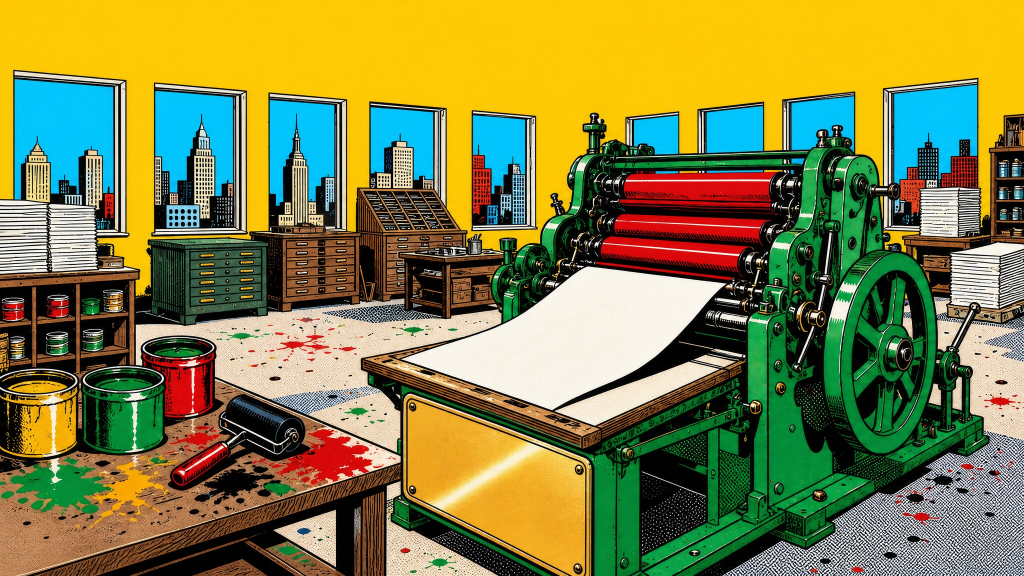
#> input picture ez/tools/concepts/worlds/comic/story/h/rounds6/img/p-brass2-16x9.jpg, 2048 x 1152 px, given in place of p-slate-9x16.jpg, which was not available (shown at 1/2 size)
$ python surf.py
#> lines starting #> are read from the running program, lines starting #| are printed output that depends on the picture; after the words box and inside, x2 and y2 are one past the last pixel; in counts of white or black regions, pixels touching at a corner belong together
#!/usr/bin/python3
# surf.py: measures the blank surface each plate carries for the tally (the slate's black, the brass plate's gold), in % of the plate.
# Writes surf.json {plate:[x,y,w,h]} (the inner face, inset from the frame/rim so the words never touch it).
import json,os
from collections import deque
import numpy as np
from PIL import Image
D=os.path.dirname(os.path.abspath(__file__))
def big(mask,reg):
  H,W=mask.shape;y0,y1,x0,x1=[int(v) for v in reg];seen=np.zeros_like(mask,bool);best=[]
  for y in range(y0,y1,2):
    for x in range(x0,x1,2):
      if mask[y,x] and not seen[y,x]:
        q=deque([(y,x)]);seen[y,x]=1;pts=[]
        while q:
          cy,cx=q.popleft();pts.append((cy,cx))
          for dy,dx in((1,0),(-1,0),(0,1),(0,-1)):
            ny,nx=cy+dy,cx+dx
            if 0<=ny<H and 0<=nx<W and mask[ny,nx] and not seen[ny,nx]:seen[ny,nx]=1;q.append((ny,nx))
        if len(pts)>len(best):best=pts
  a=np.array(best);ys,xs=a[:,0],a[:,1]
  # robust box: 3rd-97th percentile, so a stray thin arm of the region does not stretch it
  x0,x1=np.percentile(xs,[3,97]);y0,y1=np.percentile(ys,[3,97])
  return [float(round(100*x0/W,2)),float(round(100*y0/H,2)),float(round(100*(x1-x0)/W,2)),float(round(100*(y1-y0)/H,2))]
out={}
REG={'p-slate-9x16':(.6,.95,.4,1),'p-slate-16x9':(.45,.95,.12,.48),'p-brass2-9x16':(.6,.95,.25,.7),'p-brass2-16x9':(.55,1,.35,.7)}
for f in REG:
  im=Image.open(f'{D}/img/{f}.jpg').convert('RGB');im=im.resize((im.width//4,im.height//4));a=np.asarray(im).astype(int);r,g,b=a[...,0],a[...,1],a[...,2];H,W=r.shape
#> further down, im is the input picture: PIL image 2048x1152 RGB; mean R, G, B 131.4, 130.6, 71.2
#> after `im = im.resize((im.width // 4, im.height // 4))`:
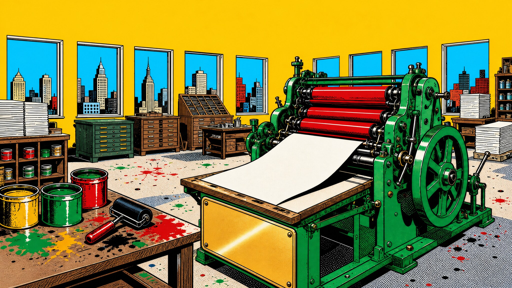
#> im: PIL image 512x288 RGB; mean R, G, B 131.5, 130.7, 71.2
#> after `r, g, b = (a[..., 0], a[..., 1], a[..., 2])`:
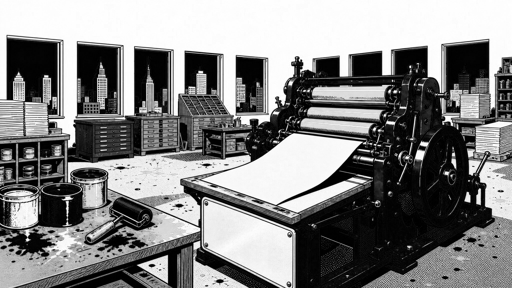
#> r: shape (288, 512) int64; min 0, max 255, mean 131.5
#> after `r, g, b = (a[..., 0], a[..., 1], a[..., 2])`:
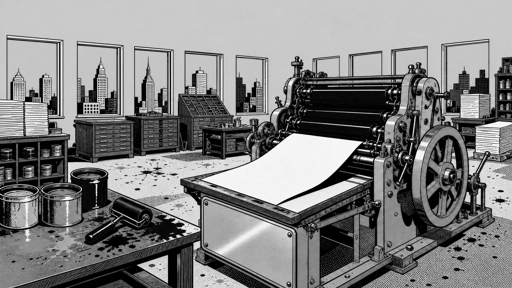
#> g: shape (288, 512) int64; min 0, max 255, mean 130.7
#> after `r, g, b = (a[..., 0], a[..., 1], a[..., 2])`:
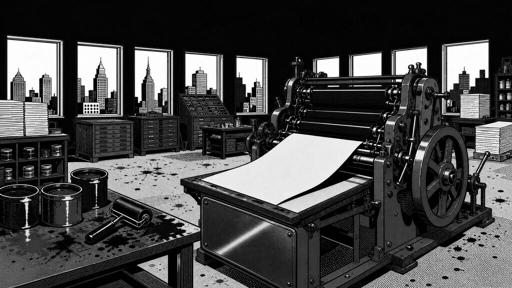
#> b: shape (288, 512) int64; min 0, max 255, mean 71.2
#> after `H, W = r.shape`: H = 288; W = 512
  if 'slate' in f: m=(r<70)&(g<70)&(b<70)
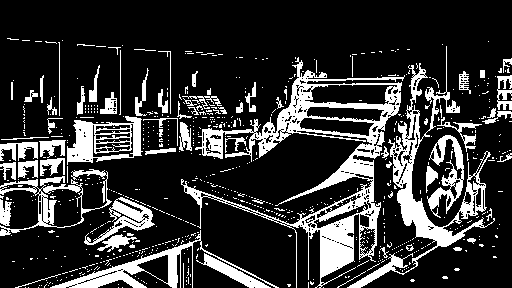
#> m: shape (288, 512) bool; 20.3% white; 707 white regions (639 under 20 px), largest, box (x1, y1, x2, y2) and area: (181, 57, 405, 288) 9222, (347, 46, 495, 288) 4656, (50, 230, 279, 288) 1973
  else: m=(r>150)&(g>110)&(b<110)&(r-b>90)&~((r>225)&(g>195)&(b<70))  # brass, not the flat yellow wall
  y0,y1,x0,x1=REG[f];m[:int(H*y0)]=0;m[int(H*y1):]=0;m[:,:int(W*x0)]=0;m[:,int(W*x1):]=0;out[f]=big(m,(H*y0,H*y1,W*x0,W*x1));print(f,out[f])
#> after `m[:, :int(W * x0)] = 0`:
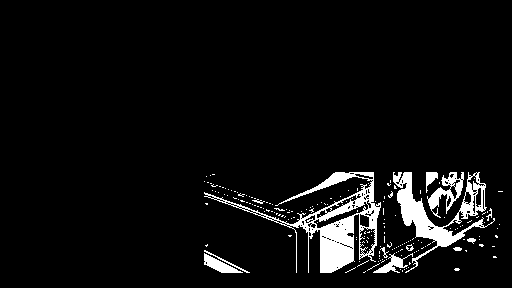
#> m: shape (288, 512) bool; 5.6% white; 182 white regions (169 under 20 px), largest, box (x1, y1, x2, y2) and area: (204, 172, 381, 273) 3831, (393, 172, 495, 273) 2428, (427, 172, 464, 218) 592
#> (the run stopped early here; a loop or call above may not have finished)
